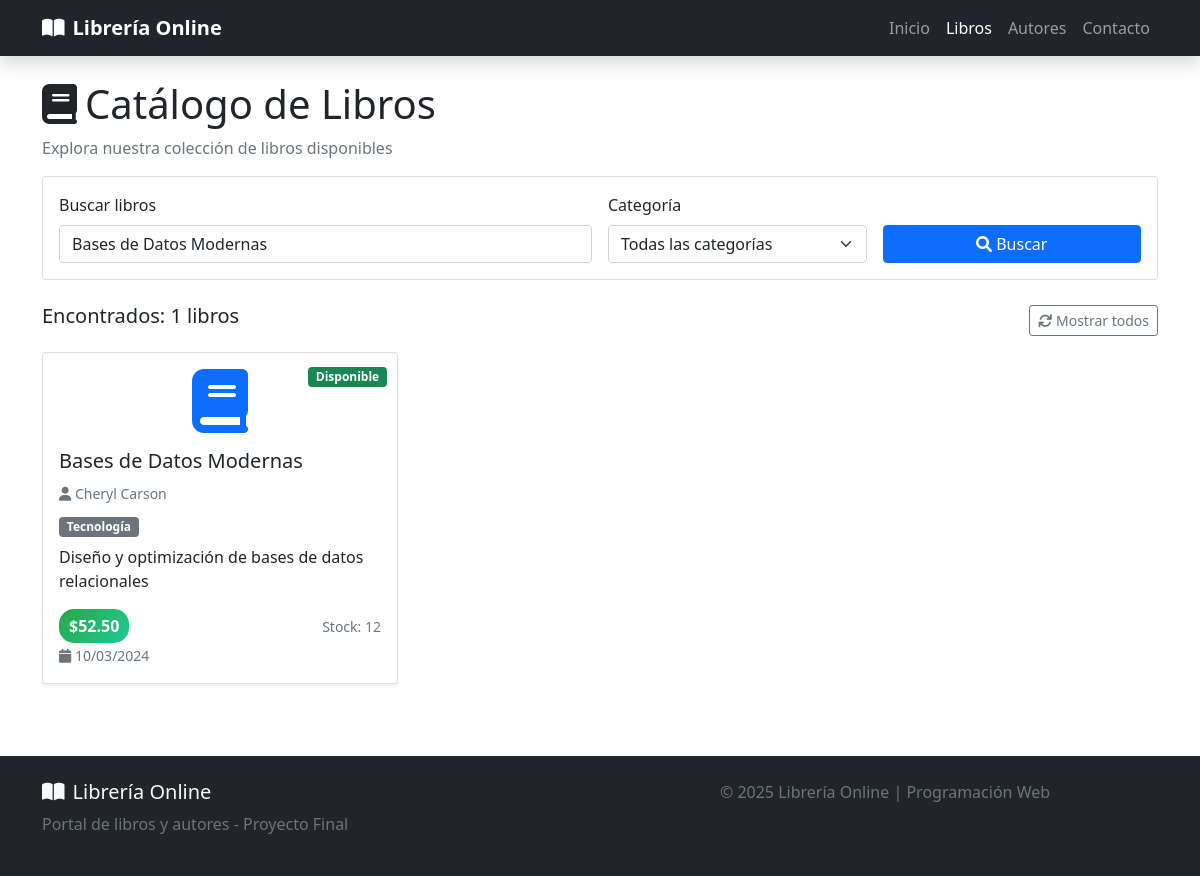
Page /libros.php?buscar=Bases de Datos Modernas on the committed database.
### tables this page shows
CREATE TABLE libros (
            id_libro INTEGER PRIMARY KEY AUTOINCREMENT,
            titulo VARCHAR(100) NOT NULL,
            tipo VARCHAR(20) NOT NULL,
            id_autor VARCHAR(11) NOT NULL,
            precio DECIMAL(10,2) NOT NULL,
            fecha_publicacion DATE,
            descripcion TEXT,
            stock INTEGER DEFAULT 0,
            FOREIGN KEY (id_autor) REFERENCES autores(id_autor)
        );

CREATE TABLE autores (
            id_autor VARCHAR(11) PRIMARY KEY,
            apellido VARCHAR(15) NOT NULL,
            nombre VARCHAR(15) NOT NULL,
            telefono VARCHAR(12) NOT NULL,
            direccion VARCHAR(20) NOT NULL,
            ciudad VARCHAR(15) NOT NULL,
            estado VARCHAR(2) NOT NULL,
            pais VARCHAR(3) NOT NULL,
            cod_postal INTEGER
        );

### libros.php (the view, shortened to what this page needs)
<?php
$database = new Database();
$db = $database->getConnection();
$buscar = $_GET['buscar'] ?? '';
$query = "SELECT l.*, a.nombre, a.apellido
          FROM libros l
          INNER JOIN autores a ON l.id_autor = a.id_autor
          WHERE 1=1";
$params = [];
if (!empty($buscar)) {
    $query .= " AND (l.titulo LIKE ? OR l.descripcion LIKE ? OR a.nombre LIKE ? OR a.apellido LIKE ?)";
    $params[] = '%' . $buscar . '%';
    $params[] = '%' . $buscar . '%';
    $params[] = '%' . $buscar . '%';
    $params[] = '%' . $buscar . '%';
}
$query .= " ORDER BY l.titulo";
$stmt = $db->prepare($query);
$stmt->execute($params);
$libros = $stmt->fetchAll(PDO::FETCH_ASSOC);
?>
<!DOCTYPE html>
<html lang="es">
<head>
    <link href="https://cdn.jsdelivr.net/npm/bootstrap@5.1.3/dist/css/bootstrap.min.css" rel="stylesheet">
    <link href="https://cdnjs.cloudflare.com/ajax/libs/font-awesome/6.0.0/css/all.min.css" rel="stylesheet">
</head>
<body>
    <nav class="navbar navbar-expand-lg navbar-dark bg-dark shadow">
        <div class="container">
            <a class="navbar-brand fw-bold" href="index.php">
                <i class="fas fa-book-open me-2"></i>Librería Online
            </a>
            <div class="navbar-nav ms-auto">
                <a class="nav-link" href="index.php">Inicio</a>
                <a class="nav-link active" href="libros.php">Libros</a>
                <a class="nav-link" href="autores.php">Autores</a>
                <a class="nav-link" href="contacto.php">Contacto</a>
            </div>
        </div>
    </nav>
    <div class="container mt-4">
        <div class="row">
            <div class="col-12">
                <h1><i class="fas fa-book me-2"></i>Catálogo de Libros</h1>
                <p class="text-muted">Explora nuestra colección de libros disponibles</p>
            </div>
        </div>
        <div class="row mb-4">
            <div class="col-12">
                <div class="card">
                    <div class="card-body">
                        <form method="GET" class="row g-3">
                            <div class="col-md-6">
                                <label class="form-label">Buscar libros</label>
                                <input type="text" class="form-control" name="buscar"
                                       value="<?= htmlspecialchars($buscar) ?>"
                                       placeholder="Buscar por título, descripción o autor...">
                            </div>
                            <div class="col-md-3">
                                <label class="form-label">Categoría</label>
                                <select class="form-select" name="tipo">
                                    <option value="">Todas las categorías</option>
                                </select>
                            </div>
                            <div class="col-md-3">
                                <label class="form-label">&nbsp;</label>
                                <div class="d-grid">
                                    <button type="submit" class="btn btn-primary">
                                        <i class="fas fa-search"></i> Buscar
                                    </button>
                                </div>
                            </div>
                        </form>
                    </div>
                </div>
            </div>
        </div>
        <div class="row mb-3">
            <div class="col-12">
                <div class="d-flex justify-content-between align-items-center">
                    <h5>Encontrados: <?= count($libros) ?> libros</h5>
                    <a href="libros.php" class="btn btn-outline-secondary btn-sm">
                        <i class="fas fa-refresh"></i> Mostrar todos
                    </a>
                </div>
            </div>
        </div>
        <div class="row">
            <?php if (empty($libros)): ?>
                <div class="col-12">
                    <div class="alert alert-warning text-center">
                        <i class="fas fa-search fa-3x mb-3"></i>
                        <h4>No se encontraron libros</h4>
                        <p>Intenta ajustar los criterios de búsqueda</p>
                    </div>
                </div>
            <?php else: ?>
                <?php foreach($libros as $libro): ?>
                <div class="col-lg-4 col-md-6 mb-4">
                    <div class="card h-100 shadow-sm book-card position-relative">
                        <div class="stock-badge">
                            <?php if ($libro['stock'] > 10): ?>
                                <span class="badge bg-success">Disponible</span>
                            <?php elseif ($libro['stock'] > 0): ?>
                                <span class="badge bg-warning">Pocas unidades</span>
                            <?php else: ?>
                                <span class="badge bg-danger">Agotado</span>
                            <?php endif; ?>
                        </div>
                        <div class="card-body d-flex flex-column">
                            <div class="mb-3 text-center">
                                <i class="fas fa-book fa-4x text-primary"></i>
                            </div>
                            <h5 class="card-title"><?= htmlspecialchars($libro['titulo']) ?></h5>
                            <div class="mb-2">
                                <small class="text-muted">
                                    <i class="fas fa-user"></i>
                                    <?= htmlspecialchars($libro['nombre'] . ' ' . $libro['apellido']) ?>
                                </small>
                            </div>
                            <div class="mb-2">
                                <span class="badge bg-secondary"><?= htmlspecialchars($libro['tipo']) ?></span>
                            </div>
                            <p class="card-text flex-grow-1">
                                <?= htmlspecialchars(substr($libro['descripcion'], 0, 100)) ?>
                            </p>
                            <div class="mt-auto">
                                <div class="d-flex justify-content-between align-items-center">
                                    <span class="price-tag">
                                        $<?= number_format($libro['precio'], 2) ?>
                                    </span>
                                    <small class="text-muted">
                                        Stock: <?= $libro['stock'] ?>
                                    </small>
                                </div>
                                <?php if ($libro['fecha_publicacion']): ?>
                                <small class="text-muted">
                                    <i class="fas fa-calendar"></i>
                                    <?= date('d/m/Y', strtotime($libro['fecha_publicacion'])) ?>
                                </small>
                                <?php endif; ?>
                            </div>
                        </div>
                    </div>
                </div>
                <?php endforeach; ?>
            <?php endif; ?>
        </div>
    </div>
    <footer class="bg-dark text-light py-4 mt-5">
        <div class="container">
            <div class="row">
                <div class="col-md-6">
                    <h5><i class="fas fa-book-open me-2"></i>Librería Online</h5>
                    <p class="text-muted">Portal de libros y autores - Proyecto Final</p>
                </div>
                <div class="col-md-6 text-center">
                    <p class="text-muted mb-0">
                        &copy; <?= date('Y') ?> Librería Online | Programación Web
                    </p>
                </div>
            </div>
        </div>
    </footer>
</body>
</html>

### libros.php (style rules this page uses)
.price-tag { background: linear-gradient(135deg, #28a745, #20c997); color: white; padding: 5px 10px; border-radius: 15px; font-weight: bold; }
.stock-badge { position: absolute; top: 10px; right: 10px; }

### rows in the picture
libros: shows "Disponible", titulo "Bases de Datos Modernas", id_autor.apellido "Cheryl Carson", tipo "Tecnología", descripcion "Diseño y optimización de bases de datos relacionales", precio "52.50", stock "12", fecha_publicacion "10/03/2024"

### other values in the picture
count($libros) "1"
